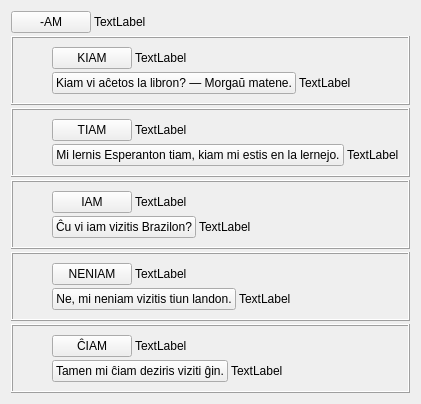
     <widget class="QWidget" name="tab_5">
      <attribute name="icon">
       <iconset resource="ikonoj.qrc">
        <normaloff>:/ikonoj/leciono.png</normaloff>:/ikonoj/leciono.png</iconset>
      </attribute>
      <attribute name="title">
       <string>5</string>
      </attribute>
      <layout class="QVBoxLayout" name="verticalLayout_44">
       <property name="spacing">
        <number>3</number>
       </property>
       <item>
        <layout class="QHBoxLayout" name="horizontalLayout_64">
         <item>
          <widget class="neklakebla" name="pushButton_33">
           <property name="sizePolicy">
            <sizepolicy hsizetype="Maximum" vsizetype="Fixed">
             <horstretch>0</horstretch>
             <verstretch>0</verstretch>
            </sizepolicy>
           </property>
           <property name="text">
            <string>-AM</string>
           </property>
           <property name="tipo" stdset="0">
            <string>akuzativa</string>
           </property>
          </widget>
         </item>
         <item>
          <widget class="QLabel" name="Lec05_Label54">
           <property name="sizePolicy">
            <sizepolicy hsizetype="Preferred" vsizetype="Maximum">
             <horstretch>0</horstretch>
             <verstretch>0</verstretch>
            </sizepolicy>
           </property>
           <property name="text">
            <string>TextLabel</string>
           </property>
           <property name="wordWrap">
            <bool>true</bool>
           </property>
          </widget>
         </item>
        </layout>
       </item>
       <item>
        <widget class="QFrame" name="frame_11">
         <property name="frameShape">
          <enum>QFrame::Box</enum>
         </property>
         <property name="frameShadow">
          <enum>QFrame::Raised</enum>
         </property>
         <layout class="QVBoxLayout" name="verticalLayout_34">
          <property name="spacing">
           <number>6</number>
          </property>
          <property name="margin">
           <number>9</number>
          </property>
          <item>
           <layout class="QHBoxLayout" name="horizontalLayout_66">
            <item>
             <spacer name="horizontalSpacer_11">
              <property name="orientation">
               <enum>Qt::Horizontal</enum>
              </property>
              <property name="sizeType">
               <enum>QSizePolicy::Fixed</enum>
              </property>
              <property name="sizeHint" stdset="0">
               <size>
                <width>30</width>
                <height>20</height>
               </size>
              </property>
             </spacer>
            </item>
            <item>
             <layout class="QVBoxLayout" name="verticalLayout_35">
              <property name="spacing">
               <number>3</number>
              </property>
              <item>
               <layout class="QHBoxLayout" name="horizontalLayout_67">
                <item>
                 <widget class="klakbutono" name="Lec05_Button21">
                  <property name="sizePolicy">
                   <sizepolicy hsizetype="Maximum" vsizetype="Fixed">
                    <horstretch>0</horstretch>
                    <verstretch>0</verstretch>
                   </sizepolicy>
                  </property>
                  <property name="text">
                   <string>KIAM</string>
                  </property>
                 </widget>
                </item>
                <item>
                 <widget class="QLabel" name="Lec05_Label52">
                  <property name="text">
                   <string>TextLabel</string>
                  </property>
                  <property name="wordWrap">
                   <bool>true</bool>
                  </property>
                 </widget>
                </item>
               </layout>
              </item>
              <item>
               <layout class="QHBoxLayout" name="horizontalLayout_68">
                <item>
                 <widget class="klakbutono" name="Lec05_Button22">
                  <property name="sizePolicy">
                   <sizepolicy hsizetype="Maximum" vsizetype="Fixed">
                    <horstretch>0</horstretch>
                    <verstretch>0</verstretch>
                   </sizepolicy>
                  </property>
                  <property name="text">
                   <string>Kiam vi aĉetos la libron? — Morgaŭ matene.</string>
                  </property>
                 </widget>
                </item>
                <item>
                 <widget class="QLabel" name="Lec05_Label53">
                  <property name="text">
                   <string>TextLabel</string>
                  </property>
                  <property name="wordWrap">
                   <bool>true</bool>
                  </property>
                 </widget>
                </item>
               </layout>
              </item>
             </layout>
            </item>
           </layout>
          </item>
         </layout>
        </widget>
       </item>
       <item>
        <widget class="QFrame" name="frame_12">
         <property name="frameShape">
          <enum>QFrame::Box</enum>
         </property>
         <property name="frameShadow">
          <enum>QFrame::Raised</enum>
         </property>
         <layout class="QVBoxLayout" name="verticalLayout_36">
          <property name="spacing">
           <number>6</number>
          </property>
          <property name="margin">
           <number>9</number>
          </property>
          <item>
           <layout class="QHBoxLayout" name="horizontalLayout_69">
            <item>
             <spacer name="horizontalSpacer_12">
              <property name="orientation">
               <enum>Qt::Horizontal</enum>
              </property>
              <property name="sizeType">
               <enum>QSizePolicy::Fixed</enum>
              </property>
              <property name="sizeHint" stdset="0">
               <size>
                <width>30</width>
                <height>20</height>
               </size>
              </property>
             </spacer>
            </item>
            <item>
             <layout class="QVBoxLayout" name="verticalLayout_37">
              <property name="spacing">
               <number>3</number>
              </property>
              <item>
               <layout class="QHBoxLayout" name="horizontalLayout_70">
                <item>
                 <widget class="klakbutono" name="Lec05_Button23">
                  <property name="sizePolicy">
                   <sizepolicy hsizetype="Maximum" vsizetype="Fixed">
                    <horstretch>0</horstretch>
                    <verstretch>0</verstretch>
                   </sizepolicy>
                  </property>
                  <property name="text">
                   <string>TIAM</string>
                  </property>
                 </widget>
                </item>
                <item>
                 <widget class="QLabel" name="Lec05_Label56">
                  <property name="text">
                   <string>TextLabel</string>
                  </property>
                  <property name="wordWrap">
                   <bool>true</bool>
                  </property>
                 </widget>
                </item>
               </layout>
              </item>
              <item>
               <layout class="QHBoxLayout" name="horizontalLayout_71">
                <item>
                 <widget class="klakbutono" name="Lec05_Button24">
                  <property name="sizePolicy">
                   <sizepolicy hsizetype="Maximum" vsizetype="Fixed">
                    <horstretch>0</horstretch>
                    <verstretch>0</verstretch>
                   </sizepolicy>
                  </property>
                  <property name="text">
                   <string>Mi lernis Esperanton tiam, kiam mi estis en la lernejo.</string>
                  </property>
                 </widget>
                </item>
                <item>
                 <widget class="QLabel" name="Lec05_Label57">
                  <property name="text">
                   <string>TextLabel</string>
                  </property>
                  <property name="wordWrap">
                   <bool>true</bool>
                  </property>
                 </widget>
                </item>
               </layout>
              </item>
             </layout>
            </item>
           </layout>
          </item>
         </layout>
        </widget>
       </item>
       <item>
        <widget class="QFrame" name="frame_13">
         <property name="frameShape">
          <enum>QFrame::Box</enum>
         </property>
         <property name="frameShadow">
          <enum>QFrame::Raised</enum>
         </property>
         <layout class="QVBoxLayout" name="verticalLayout_38">
          <property name="spacing">
           <number>6</number>
          </property>
          <property name="margin">
           <number>9</number>
          </property>
          <item>
           <layout class="QHBoxLayout" name="horizontalLayout_72">
            <item>
             <spacer name="horizontalSpacer_13">
              <property name="orientation">
               <enum>Qt::Horizontal</enum>
              </property>
              <property name="sizeType">
               <enum>QSizePolicy::Fixed</enum>
              </property>
              <property name="sizeHint" stdset="0">
               <size>
                <width>30</width>
                <height>20</height>
               </size>
              </property>
             </spacer>
            </item>
            <item>
             <layout class="QVBoxLayout" name="verticalLayout_39">
              <property name="spacing">
               <number>3</number>
              </property>
              <item>
               <layout class="QHBoxLayout" name="horizontalLayout_73">
                <item>
                 <widget class="klakbutono" name="Lec05_Button25">
                  <property name="sizePolicy">
                   <sizepolicy hsizetype="Maximum" vsizetype="Fixed">
                    <horstretch>0</horstretch>
                    <verstretch>0</verstretch>
                   </sizepolicy>
                  </property>
                  <property name="text">
                   <string>IAM</string>
                  </property>
                 </widget>
                </item>
                <item>
                 <widget class="QLabel" name="Lec05_Label55">
                  <property name="text">
                   <string>TextLabel</string>
                  </property>
                  <property name="wordWrap">
                   <bool>true</bool>
                  </property>
                 </widget>
                </item>
               </layout>
              </item>
              <item>
               <layout class="QHBoxLayout" name="horizontalLayout_74">
                <item>
                 <widget class="klakbutono" name="Lec05_Button26">
                  <property name="sizePolicy">
                   <sizepolicy hsizetype="Maximum" vsizetype="Fixed">
                    <horstretch>0</horstretch>
                    <verstretch>0</verstretch>
                   </sizepolicy>
                  </property>
                  <property name="text">
                   <string>Ĉu vi iam vizitis Brazilon?</string>
                  </property>
                 </widget>
                </item>
                <item>
                 <widget class="QLabel" name="Lec05_Label58">
                  <property name="text">
                   <string>TextLabel</string>
                  </property>
                  <property name="wordWrap">
                   <bool>true</bool>
                  </property>
                 </widget>
                </item>
               </layout>
              </item>
             </layout>
            </item>
           </layout>
          </item>
         </layout>
        </widget>
       </item>
       <item>
        <widget class="QFrame" name="frame_14">
         <property name="frameShape">
          <enum>QFrame::Box</enum>
         </property>
         <property name="frameShadow">
          <enum>QFrame::Raised</enum>
         </property>
         <layout class="QVBoxLayout" name="verticalLayout_40">
          <property name="spacing">
           <number>6</number>
          </property>
          <property name="margin">
           <number>9</number>
          </property>
          <item>
           <layout class="QHBoxLayout" name="horizontalLayout_75">
            <item>
             <spacer name="horizontalSpacer_14">
              <property name="orientation">
               <enum>Qt::Horizontal</enum>
              </property>
              <property name="sizeType">
               <enum>QSizePolicy::Fixed</enum>
              </property>
              <property name="sizeHint" stdset="0">
               <size>
                <width>30</width>
                <height>20</height>
               </size>
              </property>
             </spacer>
            </item>
            <item>
             <layout class="QVBoxLayout" name="verticalLayout_41">
              <property name="spacing">
               <number>3</number>
              </property>
              <item>
               <layout class="QHBoxLayout" name="horizontalLayout_76">
                <item>
                 <widget class="klakbutono" name="Lec05_Button27">
                  <property name="sizePolicy">
                   <sizepolicy hsizetype="Maximum" vsizetype="Fixed">
                    <horstretch>0</horstretch>
                    <verstretch>0</verstretch>
                   </sizepolicy>
                  </property>
                  <property name="text">
                   <string>NENIAM</string>
                  </property>
                 </widget>
                </item>
                <item>
                 <widget class="QLabel" name="Lec05_Label59">
                  <property name="text">
                   <string>TextLabel</string>
                  </property>
                  <property name="wordWrap">
                   <bool>true</bool>
                  </property>
                 </widget>
                </item>
               </layout>
              </item>
              <item>
               <layout class="QHBoxLayout" name="horizontalLayout_77">
                <item>
                 <widget class="klakbutono" name="Lec05_Button28">
                  <property name="sizePolicy">
                   <sizepolicy hsizetype="Maximum" vsizetype="Fixed">
                    <horstretch>0</horstretch>
                    <verstretch>0</verstretch>
                   </sizepolicy>
                  </property>
                  <property name="text">
                   <string>Ne, mi neniam vizitis tiun landon.</string>
                  </property>
                 </widget>
                </item>
                <item>
                 <widget class="QLabel" name="Lec05_Label60">
                  <property name="text">
                   <string>TextLabel</string>
                  </property>
                  <property name="wordWrap">
                   <bool>true</bool>
                  </property>
                 </widget>
                </item>
               </layout>
              </item>
             </layout>
            </item>
           </layout>
          </item>
         </layout>
        </widget>
       </item>
       <item>
        <widget class="QFrame" name="frame_15">
         <property name="frameShape">
          <enum>QFrame::Box</enum>
         </property>
         <property name="frameShadow">
          <enum>QFrame::Raised</enum>
         </property>
         <layout class="QVBoxLayout" name="verticalLayout_42">
          <property name="spacing">
           <number>6</number>
          </property>
          <property name="margin">
           <number>9</number>
          </property>
          <item>
           <layout class="QHBoxLayout" name="horizontalLayout_78">
            <item>
             <spacer name="horizontalSpacer_15">
              <property name="orientation">
               <enum>Qt::Horizontal</enum>
              </property>
              <property name="sizeType">
               <enum>QSizePolicy::Fixed</enum>
              </property>
              <property name="sizeHint" stdset="0">
               <size>
                <width>30</width>
                <height>20</height>
               </size>
              </property>
             </spacer>
            </item>
            <item>
             <layout class="QVBoxLayout" name="verticalLayout_43">
              <property name="spacing">
               <number>3</number>
              </property>
              <item>
               <layout class="QHBoxLayout" name="horizontalLayout_79">
                <item>
                 <widget class="klakbutono" name="Lec05_Button29">
                  <property name="sizePolicy">
                   <sizepolicy hsizetype="Maximum" vsizetype="Fixed">
                    <horstretch>0</horstretch>
                    <verstretch>0</verstretch>
                   </sizepolicy>
                  </property>
                  <property name="text">
                   <string>ĈIAM</string>
                  </property>
                 </widget>
                </item>
                <item>
                 <widget class="QLabel" name="Lec05_Label61">
                  <property name="text">
                   <string>TextLabel</string>
                  </property>
                  <property name="wordWrap">
                   <bool>true</bool>
                  </property>
                 </widget>
                </item>
               </layout>
              </item>
              <item>
               <layout class="QHBoxLayout" name="horizontalLayout_80">
                <item>
                 <widget class="klakbutono" name="Lec05_Button30">
                  <property name="sizePolicy">
                   <sizepolicy hsizetype="Maximum" vsizetype="Fixed">
                    <horstretch>0</horstretch>
                    <verstretch>0</verstretch>
                   </sizepolicy>
                  </property>
                  <property name="text">
                   <string>Tamen mi ĉiam deziris viziti ĝin.</string>
                  </property>
                 </widget>
                </item>
                <item>
                 <widget class="QLabel" name="Lec05_Label62">
                  <property name="text">
                   <string>TextLabel</string>
                  </property>
                  <property name="wordWrap">
                   <bool>true</bool>
                  </property>
                 </widget>
                </item>
               </layout>
              </item>
             </layout>
            </item>
           </layout>
          </item>
         </layout>
        </widget>
       </item>
      </layout>
     </widget>
